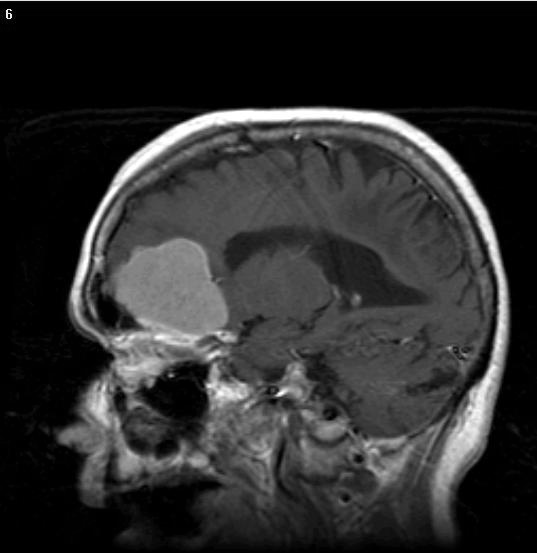
#> input picture dc.bmp, 537 x 553 px
$ python hybrid_predictive_model.py
#> lines starting #> are read from the running program, lines starting #| are printed output that depends on the picture
import numpy as np
from PIL import Image
import pywt
import pywt.data
import cv2
import math
from zigzag import *

img = cv2.imread("dc.bmp", 0)
#> img is the input picture: shape (553, 537); min 0, max 255, mean 45.9
vertical=img.shape[0]
#> vertical = 553
horizontal=img.shape[1]
#> horizontal = 537
print(type(img))
#| <class 'numpy.ndarray'>
z_array = np.zeros((vertical,horizontal),dtype=int)
#print(z_array)
e_array = np.zeros((vertical,horizontal),dtype=int)
######  LPC Predictive Coding  ###############
for i in range(0,vertical):
    for j in range(0,horizontal):
        if i==0 and j==0 : #1
            z_array[i][j] = img[i][j] - (img[i][j+1] + img[i+1][j])

        elif i==vertical-1 and j==0 : #2
            z_array[i][j] = img[i][j] - (img[i-1][j] + img[i][j+1])

        elif i==0 and j==horizontal-1: #3
            z_array[i][j] = img[i][j] - (img[i][j-1] + img[i+1][j])

        elif i==vertical-1 and j==horizontal-1: #4
            z_array[i][j] = img[i][j] - (img[i-1][j] + img[i][j-1])

        elif i==0 and (j!=horizontal-1 and j!=0): #5
            z_array[i][j] = img[i][j] - (img[i][j-1] + img[i+1][j])

        elif i==vertical-1 and (j!=horizontal-1 and j!=0): #6
            z_array[i][j] = img[i][j] - (img[i][j-1] + img[i-1][j])
        elif (i!=0 and i!=vertical-1) and (j!=0 and j!=horizontal-1): #7
            z_array[i][j] = img[i][j] - (img[i][j-1] + img[i-1][j])
        elif (i!=0 and i!=vertical-1) and j==0: #8
            z_array[i][j] = img[i][j] - (img[i][j+1] + img[i-1][j])
        elif (i!=0 and i!=vertical-1) and j==horizontal-1:  #9
            #print(9)
            z_array[i][j] = img[i][j] - (img[i][j-1] + img[i-1][j])
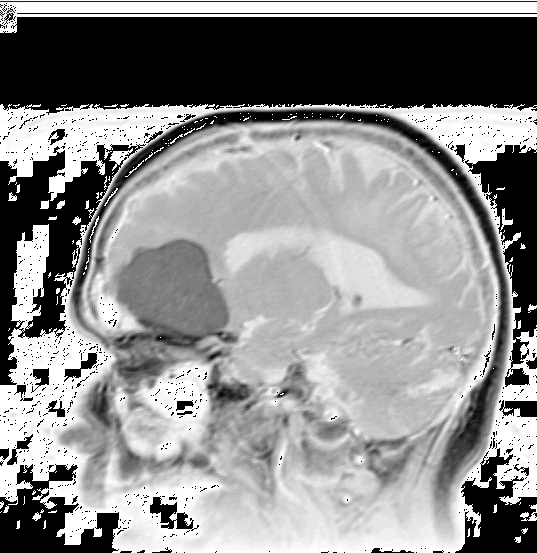
#> z_array: shape (553, 537) int64; min 0, max 255, mean 139.8
print(z_array)
#> (printed output is left out)
e_array = img - z_array
print(e_array)
#> (printed output is left out)
new_image = Image.fromarray(e_array.astype(np.uint8))
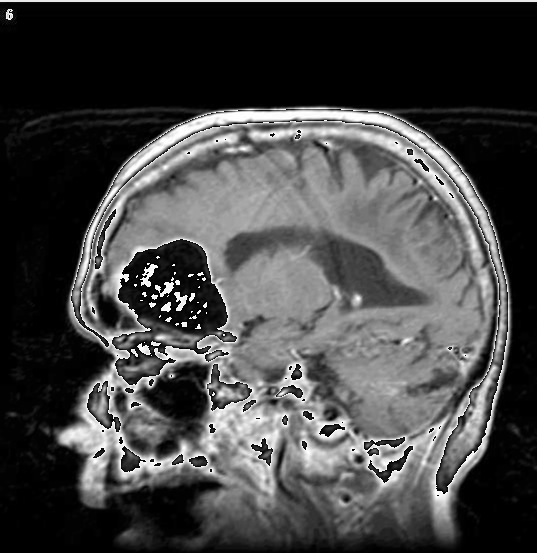
#> new_image: PIL image 537x553 L; min 0, max 255, mean 69.5
new_image.save('after_LPC.bmp')
######  LPC Predictive Coding  ###############3

################# Discrete Wavelet Transform ######################
dwt=pywt.dwt2(e_array,'haar', mode='periodization')
cA, (cH,cV,cD)=dwt
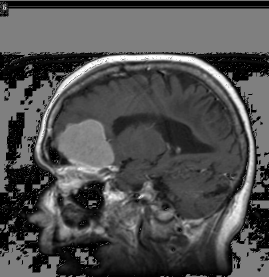
#> cA: shape (277, 269) float64; min -510, max 508, mean -187.9; drawn with min black and max white
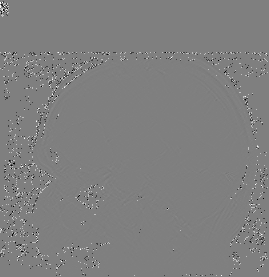
#> cD: shape (277, 269) float64; min -257, max 256, mean 0.1; drawn with min black and max white
x=cA+cH+cV+cD
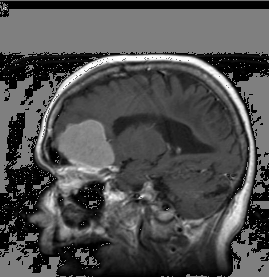
#> x: shape (277, 269) float64; min -510, max 508, mean -189.3; drawn with min black and max white
#print(x)
new_image = Image.fromarray(x.astype(np.uint8))
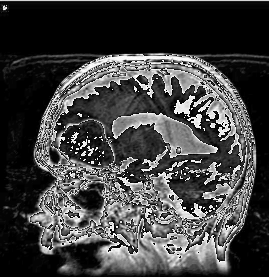
#> new_image: PIL image 269x277 L; min 0, max 255, mean 64.9
new_image.save('after_DWT.bmp')
################### Discrete Wavelet Transform ###################33


###################### Huffman Coding  #######################
block_size = 8
img = cv2.imread('after_DWT.bmp', 0)
cv2.imshow('input image', img)
[h , w] = img.shape
#> h = 277; w = 269
h = np.int32(h)
w = np.int32(w)
nbh = math.ceil(h/block_size)
#> nbh = 35
nbh = np.int32(nbh)
nbw = math.ceil(w/block_size)
#> nbw = 34
nbw = np.int32(nbw)
H =  block_size * nbh
#> H = 280
W =  block_size * nbw
#> W = 272
padded_img = np.zeros((H,W))
for i in range(h):
        for j in range(w):
                pixel = img[i,j]
                padded_img[i,j] = pixel
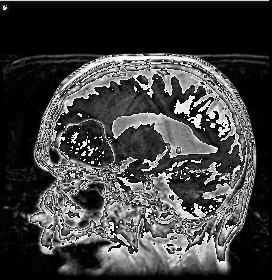
#> padded_img: shape (280, 272) float64; min 0, max 255, mean 63.5

cv2.imshow('input padded image', np.uint8(padded_img))
for i in range(nbh):
        row_ind_1 = i*block_size
        row_ind_2 = row_ind_1+block_size

        for j in range(nbw):
            col_ind_1 = j*block_size
            col_ind_2 = col_ind_1+block_size
            block = padded_img[ row_ind_1 : row_ind_2 , col_ind_1 : col_ind_2 ]
            DCT = cv2.dct(block)
#> (the run stopped early here; a loop or call above may not have finished)
